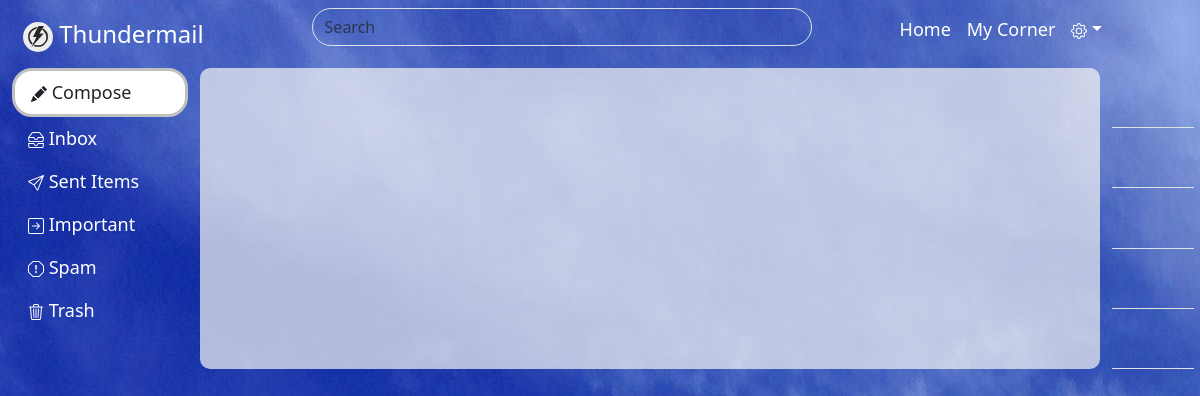
Page /forward7/ (signed in) on the earlier database version.
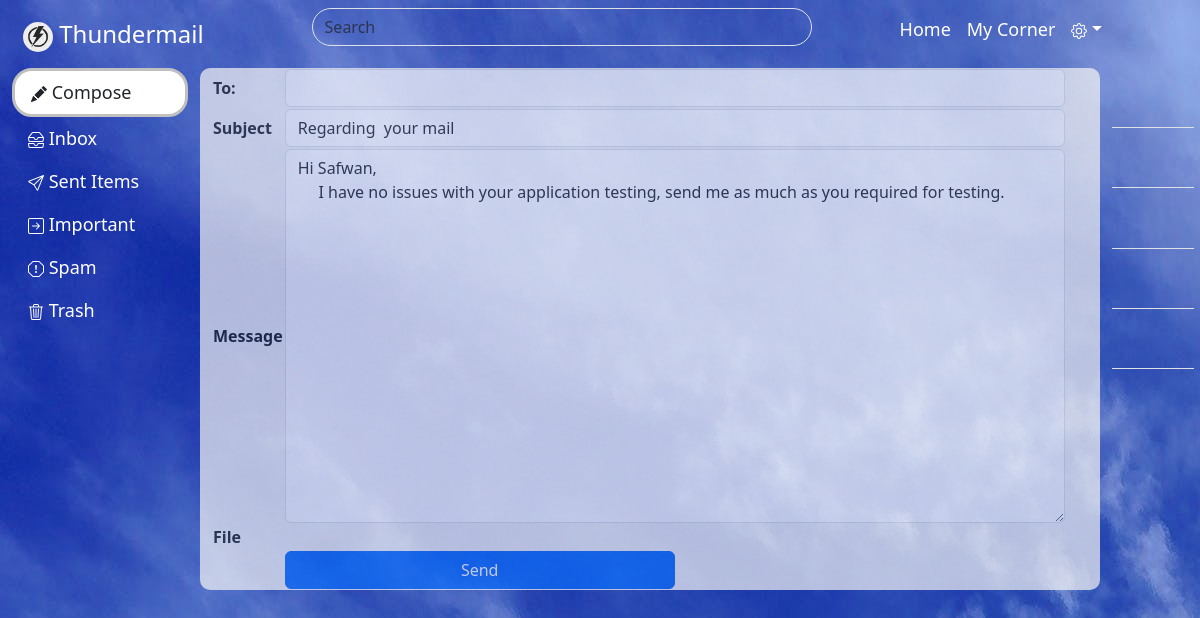
Same page on the later database version.
### user_app/models.py (models this page shows)
class Message_Tb(models.Model):
    sender_id=models.ForeignKey(Register_Tb,on_delete=models.CASCADE)
    recipient_id=models.CharField(max_length=50)
    subject=models.CharField(max_length=100,default="No Subject")
    message=models.CharField(max_length=200)
    attachment=models.FileField(upload_to='thunder', blank=True, null=True, default='default.png')
    date=models.CharField(max_length=20)
    time=models.CharField(max_length=20)
    status_reciever=models.CharField(max_length=20,default='unread')
    status_sender=models.CharField(max_length=20,default='none')

### user_app/views.py (the view)
# urls.py: path('forward<int:id>/',views.forward,name='forward'),
def forward(request,id):
    my_id=request.session['yourself']
    details = Register_Tb.objects.filter(id=my_id)
    my_name = details[0].name
    msg = Message_Tb.objects.filter(id=id)
    return render(request,'forward.html',{'fwd':msg,'key':my_name})

### templates/forward.html (shortened to what this page needs)
{% extends 'base.html' %}
{% block content %}
<div class="form-floating">
    <form action="{% url 'compose_action' %}" method="post" enctype="multipart/form-data" >
        {% for i in fwd %}
        <table>
            <tr>
                <th>To: </th>
                <td><input type="text" name="recipient" class="form-control" id="to"></td>
            </tr>
            <tr>
                <th>Subject</th>
                <td><input type="text" class="form-control" name="subject" value="{{i.subject}}" id="sub"></td>
            </tr>
            <tr>
                <th>Message</th>
                <td><textarea name="message" class="form-control" id="msg" cols="80" rows="15">{{i.message}}</textarea></td>
            </tr>
            <tr>
                <th>File</th>
                <td><input type="hidden" name="attachment" value="{{i.attachment.url}}" class="form-control"></td>
            </tr>
            <tr>
                <th></th>
                <td><button type="submit" class="btn btn-primary w-50">Send</button></td>
            </tr>
        </table>
        {% endfor %}
    </form>
</div>
{% endblock %}

Differences in the rows shown:
added Message_Tb: subject "Regarding your mail", message "Hi Safwan, I have no issues with your application testing, send me as much as you required for testing."
